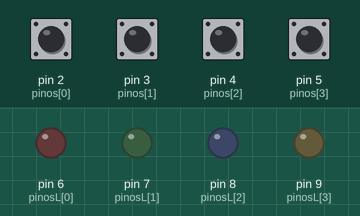
A sketch run on a simulated Arduino Uno, built with avr-gcc and run on an emulated ATmega328P. Shown: output pins drawn as LEDs (lit = HIGH). Dashed ring = blinking. The inputs (shaded band) are chosen by the test bench; at power-on: pin 2 (pinos[0]), pin 3 (pinos[1]), pin 4 (pinos[2]), pin 5 (pinos[3]) LOW.

Above: at 1.2 s.
1.3 s: pin 2 (pinos[0]) driven HIGH
At 1.5 s:
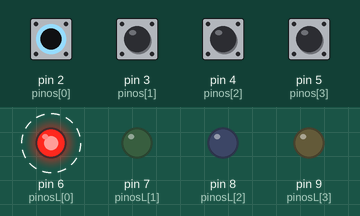
4.3 s: pin 3 (pinos[1]) driven HIGH
At 4.5 s:
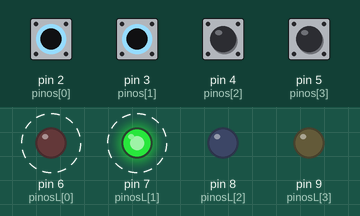
7.3 s: pin 4 (pinos[2]) driven HIGH
At 7.5 s:
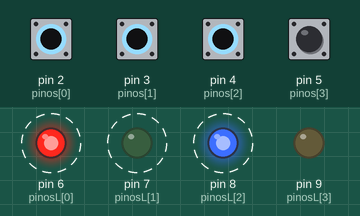
10.3 s: pin 5 (pinos[3]) driven HIGH
At 10.5 s:
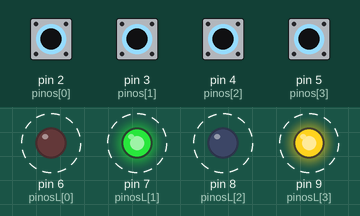
13.3 s: pin 2 (pinos[0]) driven LOW
At 13.5 s:
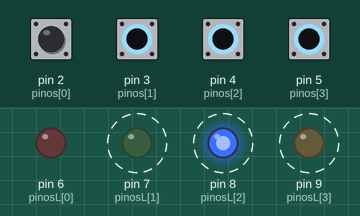
16.3 s: pin 3 (pinos[1]) driven LOW
At 16.5 s:
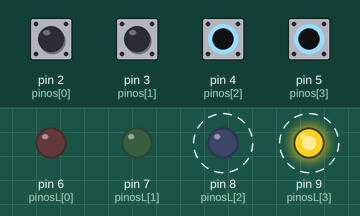
Timing chart, 0 to 20.3 s (numbered marks = the images above; inputs shaded):
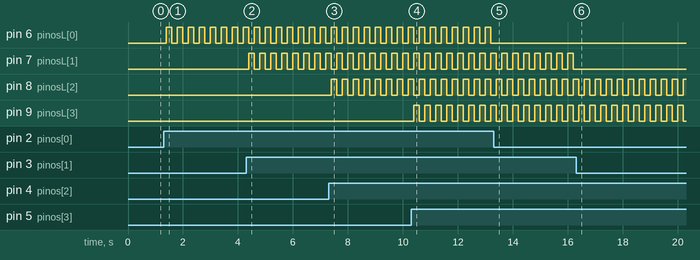

Measured:
- after the input at 1.3 s, pin 6 (pinosL[0]): alternates HIGH for 0.20 s and LOW for 0.20 s, starting after 0.10 s
- after the input at 4.3 s, pin 7 (pinosL[1]): alternates HIGH for 0.20 s and LOW for 0.20 s, starting after 0.10 s
- after the input at 7.3 s, pin 8 (pinosL[2]): alternates HIGH for 0.20 s and LOW for 0.20 s, starting after 0.10 s
- after the input at 10.3 s, pin 9 (pinosL[3]): alternates HIGH for 0.20 s and LOW for 0.20 s, starting after 0.10 s
- after the input at 13.3 s, pin 6 (pinosL[0]): stops changing and stays LOW
- after the input at 16.3 s, pin 7 (pinosL[1]): stops changing and stays LOW

The sketch:

sketch.ino
```cpp
// Declara o vetor "pinos" que contém o número dos pinos de entrada
int pinos[4] = {2, 3, 4, 5};
// Declara o vetor "pinos" que contém o número dos pinos de saída
int pinosL[4] = {6, 7, 8, 9};
// Declara o vetor "status" que armazena o status dos pinos de entrada
boolean status[4] = {false, false, false, false};

void setup() {
  // Configura a porta serial - taxa de comunicação "9600"
  Serial.begin(9600);
  // Define as portas (2, 3, 4, 5) como entrada de dados
  // Define as portas (6, 7, 8, 9) como saída de dados
  for(int a=0; a<4; a++) {
    pinMode (pinos[a] , INPUT);
    pinMode (pinosL[a] , OUTPUT);
  }
}
void loop() {
  // Declara uma variável "flag" usada para sinalizar mudança no status
  int flag = 0;
  // Verifica se os botões foram pressionado
  for(int a=0; a<4; a++) {
    if(digitalRead(pinos[a]) == HIGH) {
      status[a] = !status[a];
      flag = 1;
    }
  }

  if(flag == 1) {
    // Acende os Leds indicando uma mudança
    for(int a=0; a<4; a++) {
      digitalWrite(pinosL[a], status[a]);
    }
  }

  // Aguarda (para a execução) 200 milisegundos
  delay(200);
}
```
